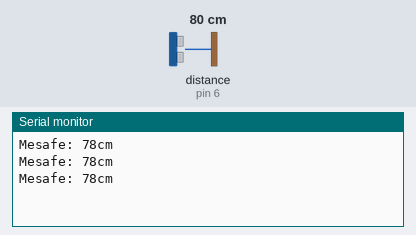
Simulated run of this sketch. Board: Arduino Uno, built with avr-gcc and run on an emulated ATmega328P. Shown: the last lines printed to the serial monitor. Wiring (inferred from the names in the program): ultrasonic range finder: trigger pin 7; echo pin 6. Inputs (shaded band) come from the test bench; at power-on: distance to the obstacle (sensor on pin 6) 80 cm. The echo pulse lasts 58.3 µs per cm.

Above: at 1.3 s.
1.4 s: distance to the obstacle (sensor on pin 6) set to 9 cm
At 1.9 s:
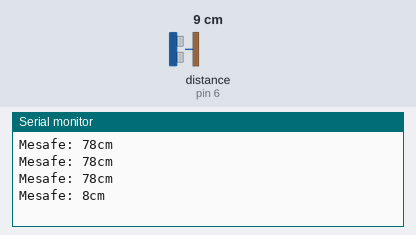
2.9 s: distance to the obstacle (sensor on pin 6) set to 18 cm
At 3.4 s:
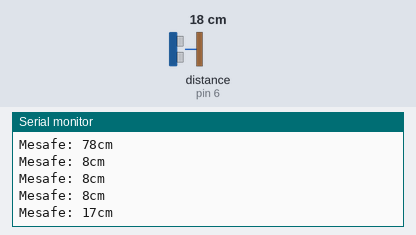
Timing chart, 0 to 5.9 s (numbered marks = the images above; inputs shaded):
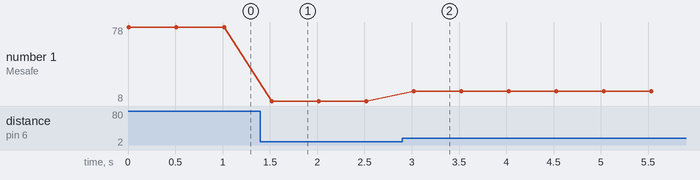

The sketch:

Kod.ino
```cpp
int echoPin = 6;
int trigPin = 7;
int maksimum=100; //100 cm
int minumum =3; //3 cm

void setup() {
  pinMode(trigPin, OUTPUT);
  pinMode(echoPin, INPUT);
  Serial.begin(9600);
}
void loop() {
  digitalWrite(trigPin,HIGH); //Enerji Verdik
  delayMicroseconds(10); //10 bekledik
  digitalWrite(trigPin,LOW); //Enerji Kestik
  unsigned long sure = pulseIn(echoPin, HIGH);
  double toplamYol = (double)sure*0.034;
  int mesafe = toplamYol/2;
  if(mesafe>minumum && mesafe<maksimum){
    Serial.print("Mesafe: ");
    Serial.print(mesafe);
    Serial.println("cm");
  }
  delay(500);
}
```

Measured:
- after the input at 1.4 s, the serial monitor: prints a new line after 0.12 s (image 1)
- after the input at 2.9 s, the serial monitor: prints a new line after 0.12 s (image 2)
- plotted number 1: 78 → 8 after the input at 1.4 s, 8 → 17 after the input at 2.9 s
